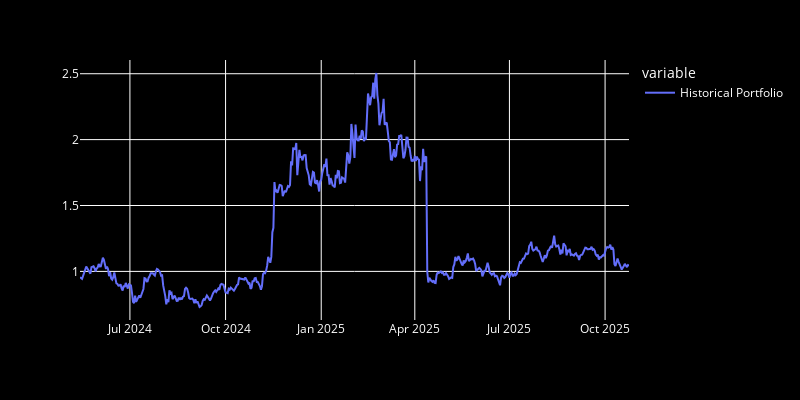

The notebook cell saved with this chart:
### Code cell
cumulative_performance_ex_post=(1+historical_ptf['Historical Portfolio']).cumprod()
fig=px.line(cumulative_performance_ex_post)
fig.update_layout(plot_bgcolor="black", paper_bgcolor="black", font_color="white",width=800, height=400)
fig.update_layout(xaxis_title=None, yaxis_title=None)
fig.show()

### Figure 1 — Plotly figure (JSON) as saved in the notebook; plotly's stock layout.template omitted (floating-point values rounded to 4 significant figures; data arrays with more than 128 entries replaced by an {"elided": "..."} marker saying what was removed)
{"data": [{"hovertemplate": "variable=Historical Portfolio<br>index=%{x}<br>value=%{y}<extra></extra>", "legendgroup": "Historical Portfolio", "line": {"color": "#636efa", "dash": "solid"}, "marker": {"symbol": "circle"}, "mode": "lines", "name": "Historical Portfolio", "orientation": "v", "showlegend": true, "type": "scatter", "x": {"elided": "523 str values"}, "xaxis": "x", "y": {"elided": "523 float values"}, "yaxis": "y"}], "layout": {"font": {"color": "white"}, "height": 400, "legend": {"title": {"text": "variable"}, "tracegroupgap": 0}, "margin": {"t": 60}, "paper_bgcolor": "black", "plot_bgcolor": "black", "width": 800, "xaxis": {"anchor": "y", "domain": [0, 1], "title": {}}, "yaxis": {"anchor": "x", "domain": [0, 1], "title": {}}}}
